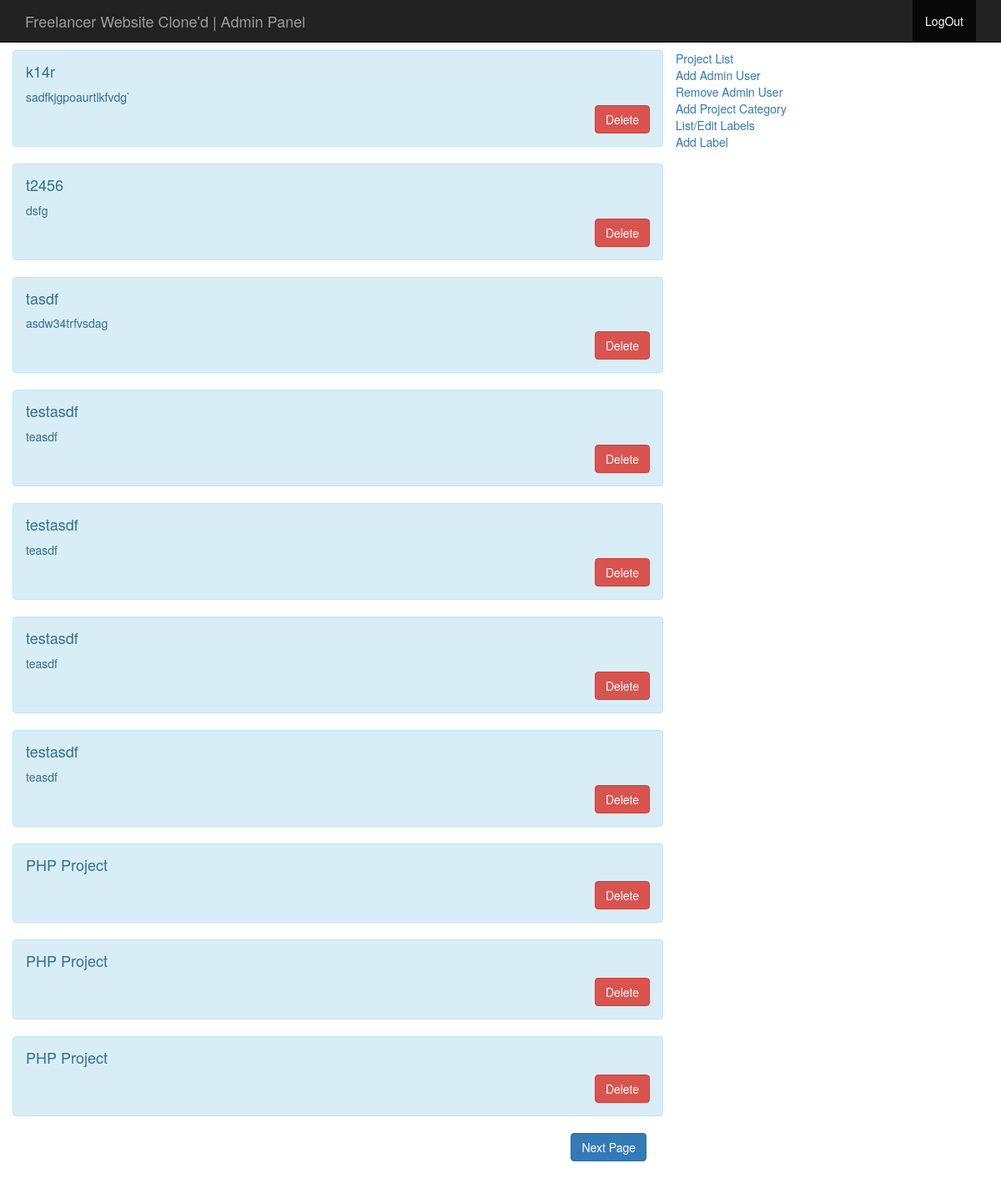
Screenshot of /webadmin/project-list.php (signed in) with the database file from the repository.
### tables this page shows
CREATE TABLE IF NOT EXISTS `project` (
  `id` int(11) NOT NULL AUTO_INCREMENT,
  `catid` text NOT NULL,
  `userid` int(11) NOT NULL,
  `title` text NOT NULL,
  `description` text,
  `budget` text,
  `timeframe` varchar(200) NOT NULL,
  `date` datetime NOT NULL,
  `status` enum('0','1') NOT NULL,
  PRIMARY KEY (`id`)
);

### classes/db_func.php (called while the page is built)
<?php
function get_result( $Statement ) {
    $RESULT = array();
    $Statement->store_result();
    for ( $i = 0; $i < $Statement->num_rows; $i++ ) {
        $Metadata = $Statement->result_metadata();
        $PARAMS = array();
        while ( $Field = $Metadata->fetch_field() ) {
            $PARAMS[] = &$RESULT[ $i ][ $Field->name ];
        }
        call_user_func_array( array( $Statement, 'bind_result' ), $PARAMS );
        $Statement->fetch();
    }
    return $RESULT;
}
?>

### webadmin/project-list.php (the view, shortened to what this page needs)
<?php
include 'header.php';
$num_rec_per_page=10;
if (isset($_GET["page"])) { $page  = $_GET["page"]; } else { $page=1; };
$start_from = ($page-1) * $num_rec_per_page;
$v = $dblink->prepare("SELECT * FROM project ORDER BY id DESC LIMIT ?,?");
$v->bind_param("ii", $start_from, $num_rec_per_page);
$v->execute();
$data = get_result($v);
$sql = "SELECT * FROM project";
$result = $dblink->query($sql);
$total_records = $result->num_rows;
$total_pages = ceil($total_records / $num_rec_per_page);
?>
<div class="container">
	<div class="row">
		<div class="col-md-8">
<?php
foreach ($data as $row){
			?>
			<div class="alert alert-info row">
				<h4><?php echo $row['title'];  ?></h4>
				<p><?php echo $row['description']; ?></p>
				<a href="del-project.php?id=<?php echo $row['id']; ?>" class="btn btn-danger pull-right">Delete</a>
			</div>
			<?php
		}
?>
		</div>
<?php
include 'sidebar.php';
?>
</div>
<div class="col-md-8">
	<?php
if($page < $total_pages){
$nextpage = $page+1;
echo "<a href='project-list.php?page=$nextpage' class=\"btn btn-primary pull-right\">".'Next Page'."</a> ";
}
?>
</div>
<div class="col-md-4"></div>
<div class="col-md-12">&nbsp;</div>
</div>
<?php
include 'footer.php';
?>

### css/style.css (style rules this page uses)
body { padding-top: 60px; }

### rows the page displays
project: title "k14r", description "sadfkjgpoaurtlkfvdg`"
project: title "t2456", description "dsfg"
project: title "tasdf", description "asdw34trfvsdag"
project: title "testasdf", description "teasdf"
project: title "testasdf", description "teasdf"
project: title "testasdf", description "teasdf"
project: title "testasdf", description "teasdf"
project: title "PHP Project"
project: title "PHP Project"
project: title "PHP Project"

### other values shown
$websiteConfig->getConfigValue('title') "Freelancer Website Clone'd"
